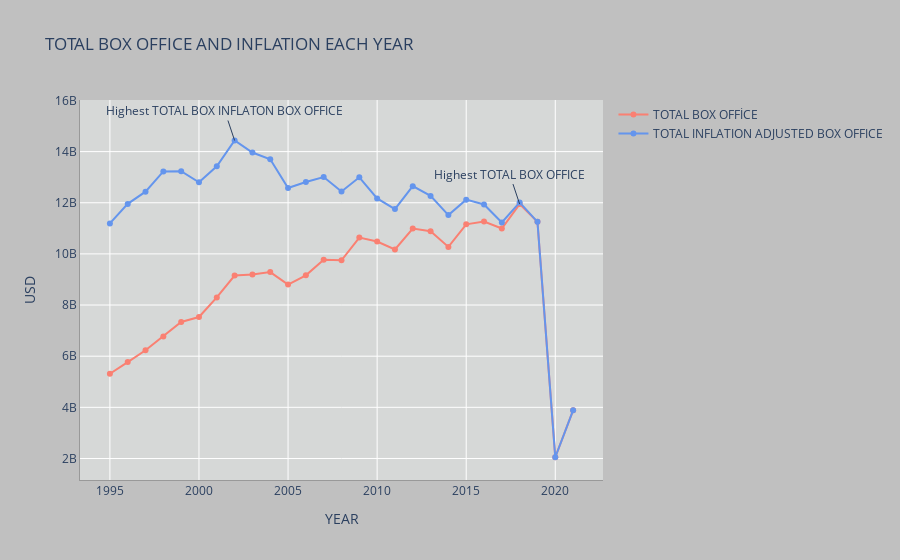

Here is the notebook cell this chart was saved with:
### Markdown cell above
From the barplot we can see that total tickets sold fro 1995 till 2020 did not change much. Only last 2 years we can observe the lowest values.

### Code cell
import plotly.graph_objects as go
from plotly.subplots import make_subplots
import plotly.express as px
plt.figure(figsize=(15,6),dpi=100)
fig = go.Figure()
fig.add_trace(go.Scatter(x = annualTicketSales.YEAR,
                        y = annualTicketSales["TOTAL BOX OFFICE"],
                        mode = "markers+lines",
                        name = "TOTAL BOX OFFİCE",
                        marker = dict(color="rgb(250, 128, 114)")))
fig.add_trace(go.Scatter(x = annualTicketSales.YEAR,
                        y = annualTicketSales["TOTAL INFLATION ADJUSTED BOX OFFICE"],
                        mode = "markers+lines",
                        name = "TOTAL INFLATION ADJUSTED BOX OFFICE",
                        marker = dict(color="rgb(100, 149, 237)")))
fig.update_layout(title = "TOTAL BOX OFFICE AND INFLATION EACH YEAR",
                 yaxis = dict(showgrid = True, showline = True, linecolor='#999999',title = "USD"),
                 xaxis = dict(showgrid = True, showline = True, linecolor = "#999999",title="YEAR"),
                 paper_bgcolor='rgb(192, 192, 192)',
                 plot_bgcolor='rgb(214,216,215)',
                 hovermode='x unified')
fig.add_annotation(x = annualTicketSales.iloc[annualTicketSales["TOTAL INFLATION ADJUSTED BOX OFFICE"].argmax()].YEAR,
                  y=annualTicketSales['TOTAL INFLATION ADJUSTED BOX OFFICE']
                   [annualTicketSales.YEAR == annualTicketSales.iloc[annualTicketSales['TOTAL INFLATION ADJUSTED BOX OFFICE'].argmax()].YEAR].values[0],
                  text = "Highest TOTAL BOX INFLATON BOX OFFICE")
fig.add_annotation(x = annualTicketSales.iloc[annualTicketSales["TOTAL BOX OFFICE"].argmax()].YEAR,
                  y = annualTicketSales["TOTAL BOX OFFICE"][annualTicketSales.YEAR == annualTicketSales.iloc[annualTicketSales["TOTAL BOX OFFICE"].argmax()].YEAR].values[0],
                  text = "Highest TOTAL BOX OFFICE")
fig.show()

### Figure 1 — Plotly figure (JSON) as saved in the notebook; plotly's stock layout.template omitted (floating-point values rounded to 4 significant figures)
{"data": [{"marker": {"color": "rgb(250, 128, 114)"}, "mode": "markers+lines", "name": "TOTAL BOX OFFİCE", "type": "scatter", "x": [2021, 2020, 2019, 2018, 2017, 2016, 2015, 2014, 2013, 2012, 2011, 2010, 2009, 2008, 2007, 2006, 2005, 2004, 2003, 2002, 2001, 2000, 1999, 1998, 1997, 1996, 1995], "y": [3881777912, 2048534616, 11253443955, 11948096650, 10993991460, 11267115924, 11155900636, 10272985008, 10887446341, 10992141616, 10173519704, 10482254025, 10639257284, 9750744148, 9769854914, 9161738221, 8800805718, 9287996519, 9193277289, 9155147215, 8296849636, 7532311479, 7338894852, 6771575283, 6230235770, 5769078886, 5314421390]}, {"marker": {"color": "rgb(100, 149, 237)"}, "mode": "markers+lines", "name": "TOTAL INFLATION ADJUSTED BOX OFFICE", "type": "scatter", "x": [2021, 2020, 2019, 2018, 2017, 2016, 2015, 2014, 2013, 2012, 2011, 2010, 2009, 2008, 2007, 2006, 2005, 2004, 2003, 2002, 2001, 2000, 1999, 1998, 1997, 1996, 1995], "y": [3881777912, 2048534616, 11253444050, 12013670952, 11226860216, 11931416424, 12121948075, 11517810744, 12266787382, 12649244986, 11751502955, 12169509032, 12994051137, 12439665380, 13007535993, 12812442671, 12576499367, 13700165883, 13965240914, 14433929789, 13427407722, 12800734319, 13233123027, 13225505439, 12433322785, 11955781912, 11190826105]}], "layout": {"annotations": [{"text": "Highest TOTAL BOX INFLATON BOX OFFICE", "x": 2002, "y": 14433929789}, {"text": "Highest TOTAL BOX OFFICE", "x": 2018, "y": 11948096650}], "hovermode": "x unified", "paper_bgcolor": "rgb(192, 192, 192)", "plot_bgcolor": "rgb(214,216,215)", "title": {"text": "TOTAL BOX OFFICE AND INFLATION EACH YEAR"}, "xaxis": {"linecolor": "#999999", "showgrid": true, "showline": true, "title": {"text": "YEAR"}}, "yaxis": {"linecolor": "#999999", "showgrid": true, "showline": true, "title": {"text": "USD"}}}}
